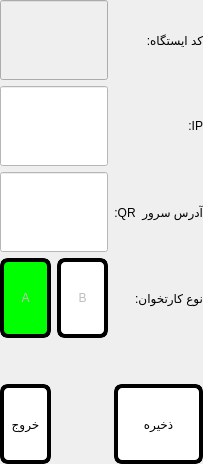
     <widget class="QWidget" name="tabIpSettings">
      <attribute name="title">
       <string>Page</string>
      </attribute>
      <layout class="QGridLayout" name="gridLayout">
       <property name="leftMargin">
        <number>0</number>
       </property>
       <property name="topMargin">
        <number>0</number>
       </property>
       <property name="rightMargin">
        <number>0</number>
       </property>
       <property name="bottomMargin">
        <number>0</number>
       </property>
       <item row="3" column="1">
        <widget class="QPushButton" name="radioReaderB">
         <property name="enabled">
          <bool>false</bool>
         </property>
         <property name="minimumSize">
          <size>
           <width>0</width>
           <height>80</height>
          </size>
         </property>
         <property name="maximumSize">
          <size>
           <width>16777215</width>
           <height>80</height>
          </size>
         </property>
         <property name="styleSheet">
          <string notr="true">QPushButton
{
border: 4px solid black;
border-radius: 8px;
background-color: rgb(255, 255, 255);
}
QPushButton:checked
{
background-color: rgb(0, 255, 0);
}</string>
         </property>
         <property name="text">
          <string>B</string>
         </property>
         <property name="checkable">
          <bool>true</bool>
         </property>
        </widget>
       </item>
       <item row="6" column="2">
        <widget class="QPushButton" name="btnSaveIp">
         <property name="sizePolicy">
          <sizepolicy hsizetype="Preferred" vsizetype="Preferred">
           <horstretch>0</horstretch>
           <verstretch>0</verstretch>
          </sizepolicy>
         </property>
         <property name="minimumSize">
          <size>
           <width>0</width>
           <height>80</height>
          </size>
         </property>
         <property name="maximumSize">
          <size>
           <width>16777215</width>
           <height>80</height>
          </size>
         </property>
         <property name="styleSheet">
          <string notr="true">border: 4px solid black;
border-radius: 8px;
background-color: rgb(255, 255, 255);</string>
         </property>
         <property name="text">
          <string>ذخیره</string>
         </property>
        </widget>
       </item>
       <item row="5" column="0" colspan="3">
        <spacer name="verticalSpacer_5">
         <property name="orientation">
          <enum>Qt::Vertical</enum>
         </property>
         <property name="sizeHint" stdset="0">
          <size>
           <width>20</width>
           <height>40</height>
          </size>
         </property>
        </spacer>
       </item>
       <item row="1" column="2">
        <widget class="QLabel" name="label_3">
         <property name="layoutDirection">
          <enum>Qt::LeftToRight</enum>
         </property>
         <property name="text">
          <string>:IP</string>
         </property>
         <property name="alignment">
          <set>Qt::AlignRight|Qt::AlignTrailing|Qt::AlignVCenter</set>
         </property>
        </widget>
       </item>
       <item row="3" column="0">
        <widget class="QPushButton" name="radioReaderA">
         <property name="enabled">
          <bool>false</bool>
         </property>
         <property name="minimumSize">
          <size>
           <width>0</width>
           <height>80</height>
          </size>
         </property>
         <property name="maximumSize">
          <size>
           <width>16777215</width>
           <height>80</height>
          </size>
         </property>
         <property name="styleSheet">
          <string notr="true">QPushButton
{
border: 4px solid black;
border-radius: 8px;
background-color: rgb(255, 255, 255);
}
QPushButton:checked
{
background-color: rgb(0, 255, 0);
}</string>
         </property>
         <property name="text">
          <string>A</string>
         </property>
         <property name="checkable">
          <bool>true</bool>
         </property>
         <property name="checked">
          <bool>true</bool>
         </property>
        </widget>
       </item>
       <item row="3" column="2">
        <widget class="QLabel" name="label_4">
         <property name="text">
          <string>نوع کارتخوان:</string>
         </property>
        </widget>
       </item>
       <item row="6" column="0">
        <widget class="QPushButton" name="btnExitIpSettings">
         <property name="sizePolicy">
          <sizepolicy hsizetype="Preferred" vsizetype="Preferred">
           <horstretch>0</horstretch>
           <verstretch>0</verstretch>
          </sizepolicy>
         </property>
         <property name="minimumSize">
          <size>
           <width>0</width>
           <height>80</height>
          </size>
         </property>
         <property name="maximumSize">
          <size>
           <width>16777215</width>
           <height>80</height>
          </size>
         </property>
         <property name="styleSheet">
          <string notr="true">border: 4px solid black;
border-radius: 8px;
background-color: rgb(255, 255, 255);</string>
         </property>
         <property name="text">
          <string>خروج</string>
         </property>
        </widget>
       </item>
       <item row="1" column="0" colspan="2">
        <widget class="QFocusableLineEdit" name="txtIp">
         <property name="minimumSize">
          <size>
           <width>0</width>
           <height>80</height>
          </size>
         </property>
         <property name="maximumSize">
          <size>
           <width>16777215</width>
           <height>80</height>
          </size>
         </property>
         <property name="styleSheet">
          <string notr="true">background-color: rgb(255, 255, 255);
font: 57 regular 11pt &quot;LiberationSerif-Regular&quot;;</string>
         </property>
         <property name="inputMask">
          <string/>
         </property>
         <property name="text">
          <string/>
         </property>
         <property name="frame">
          <bool>true</bool>
         </property>
         <property name="placeholderText">
          <string/>
         </property>
        </widget>
       </item>
       <item row="0" column="2">
        <widget class="QLabel" name="label_2">
         <property name="text">
          <string>کد ایستگاه:</string>
         </property>
        </widget>
       </item>
       <item row="0" column="0" colspan="2">
        <widget class="QFocusableLineEdit" name="txtStationId">
         <property name="enabled">
          <bool>false</bool>
         </property>
         <property name="minimumSize">
          <size>
           <width>0</width>
           <height>80</height>
          </size>
         </property>
         <property name="maximumSize">
          <size>
           <width>16777215</width>
           <height>80</height>
          </size>
         </property>
         <property name="styleSheet">
          <string notr="true">QFocusableLineEdit
{
background-color: rgb(255, 255, 255);
}
QFocusableLineEdit:disabled
{
background-color: rgb(210, 210, 210);
}</string>
         </property>
         <property name="inputMask">
          <string/>
         </property>
         <property name="text">
          <string/>
         </property>
         <property name="frame">
          <bool>true</bool>
         </property>
         <property name="placeholderText">
          <string/>
         </property>
        </widget>
       </item>
       <item row="2" column="2">
        <widget class="QLabel" name="label_5">
         <property name="text">
          <string>آدرس سرور  QR:</string>
         </property>
         <property name="alignment">
          <set>Qt::AlignLeading|Qt::AlignLeft|Qt::AlignVCenter</set>
         </property>
        </widget>
       </item>
       <item row="2" column="0" colspan="2">
        <widget class="QFocusableLineEdit" name="txtQrIp">
         <property name="minimumSize">
          <size>
           <width>0</width>
           <height>80</height>
          </size>
         </property>
         <property name="styleSheet">
          <string notr="true">background-color: rgb(255, 255, 255);
font: 57 regular 11pt &quot;LiberationSerif-Regular&quot;;</string>
         </property>
        </widget>
       </item>
      </layout>
     </widget>
